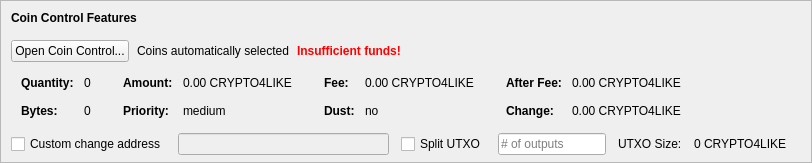
    <widget class="QFrame" name="frameCoinControl">
     <property name="sizePolicy">
      <sizepolicy hsizetype="Expanding" vsizetype="Expanding">
       <horstretch>0</horstretch>
       <verstretch>0</verstretch>
      </sizepolicy>
     </property>
     <property name="maximumSize">
      <size>
       <width>16777215</width>
       <height>16777215</height>
      </size>
     </property>
     <property name="frameShape">
      <enum>QFrame::StyledPanel</enum>
     </property>
     <property name="frameShadow">
      <enum>QFrame::Sunken</enum>
     </property>
     <layout class="QVBoxLayout" name="verticalLayoutCoinControl2">
      <property name="spacing">
       <number>0</number>
      </property>
      <property name="leftMargin">
       <number>0</number>
      </property>
      <property name="topMargin">
       <number>0</number>
      </property>
      <property name="rightMargin">
       <number>0</number>
      </property>
      <property name="bottomMargin">
       <number>6</number>
      </property>
      <item>
       <layout class="QVBoxLayout" name="verticalLayoutCoinControl" stretch="0,0,0,0,1">
        <property name="spacing">
         <number>0</number>
        </property>
        <property name="leftMargin">
         <number>10</number>
        </property>
        <property name="topMargin">
         <number>10</number>
        </property>
        <item>
         <layout class="QHBoxLayout" name="horizontalLayoutCoinControl1">
          <property name="bottomMargin">
           <number>15</number>
          </property>
          <item>
           <widget class="QLabel" name="labelCoinControlFeatures">
            <property name="sizePolicy">
             <sizepolicy hsizetype="Preferred" vsizetype="Maximum">
              <horstretch>0</horstretch>
              <verstretch>0</verstretch>
             </sizepolicy>
            </property>
            <property name="font">
             <font>
              <weight>75</weight>
              <bold>true</bold>
             </font>
            </property>
            <property name="styleSheet">
             <string notr="true">font-weight:bold;</string>
            </property>
            <property name="text">
             <string>Coin Control Features</string>
            </property>
           </widget>
          </item>
         </layout>
        </item>
        <item>
         <layout class="QHBoxLayout" name="horizontalLayoutCoinControl2" stretch="0,0,0,0">
          <property name="spacing">
           <number>8</number>
          </property>
          <property name="bottomMargin">
           <number>10</number>
          </property>
          <item>
           <widget class="QPushButton" name="pushButtonCoinControl">
            <property name="styleSheet">
             <string notr="true"/>
            </property>
            <property name="text">
             <string>Open Coin Control...</string>
            </property>
            <property name="autoDefault">
             <bool>false</bool>
            </property>
           </widget>
          </item>
          <item>
           <widget class="QLabel" name="labelCoinControlAutomaticallySelected">
            <property name="text">
             <string>Coins automatically selected</string>
            </property>
            <property name="margin">
             <number>5</number>
            </property>
           </widget>
          </item>
          <item>
           <widget class="QLabel" name="labelCoinControlInsuffFunds">
            <property name="font">
             <font>
              <weight>75</weight>
              <bold>true</bold>
             </font>
            </property>
            <property name="styleSheet">
             <string notr="true">color:red;font-weight:bold;</string>
            </property>
            <property name="text">
             <string>Insufficient funds!</string>
            </property>
            <property name="margin">
             <number>5</number>
            </property>
           </widget>
          </item>
          <item>
           <spacer name="horizontalSpacerCoinControl">
            <property name="orientation">
             <enum>Qt::Horizontal</enum>
            </property>
            <property name="sizeHint" stdset="0">
             <size>
              <width>40</width>
              <height>1</height>
             </size>
            </property>
           </spacer>
          </item>
         </layout>
        </item>
        <item>
         <widget class="QWidget" name="widgetCoinControl" native="true">
          <property name="sizePolicy">
           <sizepolicy hsizetype="Preferred" vsizetype="Preferred">
            <horstretch>0</horstretch>
            <verstretch>0</verstretch>
           </sizepolicy>
          </property>
          <property name="minimumSize">
           <size>
            <width>0</width>
            <height>0</height>
           </size>
          </property>
          <property name="styleSheet">
           <string notr="true"/>
          </property>
          <layout class="QHBoxLayout" name="horizontalLayoutCoinControl5">
           <property name="leftMargin">
            <number>0</number>
           </property>
           <property name="topMargin">
            <number>0</number>
           </property>
           <property name="rightMargin">
            <number>0</number>
           </property>
           <property name="bottomMargin">
            <number>0</number>
           </property>
           <item>
            <layout class="QHBoxLayout" name="horizontalLayoutCoinControl3" stretch="0,0,0,1">
             <property name="spacing">
              <number>20</number>
             </property>
             <property name="topMargin">
              <number>0</number>
             </property>
             <property name="bottomMargin">
              <number>10</number>
             </property>
             <item>
              <layout class="QFormLayout" name="formLayoutCoinControl1">
               <property name="horizontalSpacing">
                <number>10</number>
               </property>
               <property name="verticalSpacing">
                <number>14</number>
               </property>
               <property name="leftMargin">
                <number>10</number>
               </property>
               <property name="topMargin">
                <number>4</number>
               </property>
               <property name="rightMargin">
                <number>6</number>
               </property>
               <item row="0" column="0">
                <widget class="QLabel" name="labelCoinControlQuantityText">
                 <property name="font">
                  <font>
                   <weight>75</weight>
                   <bold>true</bold>
                  </font>
                 </property>
                 <property name="text">
                  <string>Quantity:</string>
                 </property>
                 <property name="margin">
                  <number>0</number>
                 </property>
                </widget>
               </item>
               <item row="0" column="1">
                <widget class="QLabel" name="labelCoinControlQuantity">
                 <property name="cursor">
                  <cursorShape>IBeamCursor</cursorShape>
                 </property>
                 <property name="contextMenuPolicy">
                  <enum>Qt::ActionsContextMenu</enum>
                 </property>
                 <property name="text">
                  <string notr="true">0</string>
                 </property>
                 <property name="margin">
                  <number>0</number>
                 </property>
                 <property name="textInteractionFlags">
                  <set>Qt::LinksAccessibleByMouse|Qt::TextSelectableByKeyboard|Qt::TextSelectableByMouse</set>
                 </property>
                </widget>
               </item>
               <item row="1" column="0">
                <widget class="QLabel" name="labelCoinControlBytesText">
                 <property name="font">
                  <font>
                   <weight>75</weight>
                   <bold>true</bold>
                  </font>
                 </property>
                 <property name="text">
                  <string>Bytes:</string>
                 </property>
                </widget>
               </item>
               <item row="1" column="1">
                <widget class="QLabel" name="labelCoinControlBytes">
                 <property name="cursor">
                  <cursorShape>IBeamCursor</cursorShape>
                 </property>
                 <property name="contextMenuPolicy">
                  <enum>Qt::ActionsContextMenu</enum>
                 </property>
                 <property name="text">
                  <string notr="true">0</string>
                 </property>
                 <property name="textInteractionFlags">
                  <set>Qt::LinksAccessibleByMouse|Qt::TextSelectableByKeyboard|Qt::TextSelectableByMouse</set>
                 </property>
                </widget>
               </item>
              </layout>
             </item>
             <item>
              <layout class="QFormLayout" name="formLayoutCoinControl2">
               <property name="horizontalSpacing">
                <number>10</number>
               </property>
               <property name="verticalSpacing">
                <number>14</number>
               </property>
               <property name="leftMargin">
                <number>6</number>
               </property>
               <property name="topMargin">
                <number>4</number>
               </property>
               <property name="rightMargin">
                <number>6</number>
               </property>
               <item row="0" column="0">
                <widget class="QLabel" name="labelCoinControlAmountText">
                 <property name="font">
                  <font>
                   <weight>75</weight>
                   <bold>true</bold>
                  </font>
                 </property>
                 <property name="text">
                  <string>Amount:</string>
                 </property>
                 <property name="margin">
                  <number>0</number>
                 </property>
                </widget>
               </item>
               <item row="0" column="1">
                <widget class="QLabel" name="labelCoinControlAmount">
                 <property name="cursor">
                  <cursorShape>IBeamCursor</cursorShape>
                 </property>
                 <property name="contextMenuPolicy">
                  <enum>Qt::ActionsContextMenu</enum>
                 </property>
                 <property name="text">
                  <string notr="true">0.00 CRYPTO4LIKE</string>
                 </property>
                 <property name="textInteractionFlags">
                  <set>Qt::LinksAccessibleByMouse|Qt::TextSelectableByKeyboard|Qt::TextSelectableByMouse</set>
                 </property>
                </widget>
               </item>
               <item row="1" column="0">
                <widget class="QLabel" name="labelCoinControlPriorityText">
                 <property name="font">
                  <font>
                   <weight>75</weight>
                   <bold>true</bold>
                  </font>
                 </property>
                 <property name="text">
                  <string>Priority:</string>
                 </property>
                </widget>
               </item>
               <item row="1" column="1">
                <widget class="QLabel" name="labelCoinControlPriority">
                 <property name="cursor">
                  <cursorShape>IBeamCursor</cursorShape>
                 </property>
                 <property name="contextMenuPolicy">
                  <enum>Qt::ActionsContextMenu</enum>
                 </property>
                 <property name="text">
                  <string>medium</string>
                 </property>
                 <property name="textInteractionFlags">
                  <set>Qt::LinksAccessibleByMouse|Qt::TextSelectableByKeyboard|Qt::TextSelectableByMouse</set>
                 </property>
                </widget>
               </item>
              </layout>
             </item>
             <item>
              <layout class="QFormLayout" name="formLayoutCoinControl3">
               <property name="horizontalSpacing">
                <number>10</number>
               </property>
               <property name="verticalSpacing">
                <number>14</number>
               </property>
               <property name="leftMargin">
                <number>6</number>
               </property>
               <property name="topMargin">
                <number>4</number>
               </property>
               <property name="rightMargin">
                <number>6</number>
               </property>
               <item row="0" column="0">
                <widget class="QLabel" name="labelCoinControlFeeText">
                 <property name="font">
                  <font>
                   <weight>75</weight>
                   <bold>true</bold>
                  </font>
                 </property>
                 <property name="text">
                  <string>Fee:</string>
                 </property>
                 <property name="margin">
                  <number>0</number>
                 </property>
                </widget>
               </item>
               <item row="0" column="1">
                <widget class="QLabel" name="labelCoinControlFee">
                 <property name="cursor">
                  <cursorShape>IBeamCursor</cursorShape>
                 </property>
                 <property name="contextMenuPolicy">
                  <enum>Qt::ActionsContextMenu</enum>
                 </property>
                 <property name="text">
                  <string notr="true">0.00 CRYPTO4LIKE</string>
                 </property>
                 <property name="textInteractionFlags">
                  <set>Qt::LinksAccessibleByMouse|Qt::TextSelectableByKeyboard|Qt::TextSelectableByMouse</set>
                 </property>
                </widget>
               </item>
               <item row="1" column="0">
                <widget class="QLabel" name="labelCoinControlLowOutputText">
                 <property name="font">
                  <font>
                   <weight>75</weight>
                   <bold>true</bold>
                  </font>
                 </property>
                 <property name="text">
                  <string>Dust:</string>
                 </property>
                </widget>
               </item>
               <item row="1" column="1">
                <widget class="QLabel" name="labelCoinControlLowOutput">
                 <property name="cursor">
                  <cursorShape>IBeamCursor</cursorShape>
                 </property>
                 <property name="contextMenuPolicy">
                  <enum>Qt::ActionsContextMenu</enum>
                 </property>
                 <property name="text">
                  <string>no</string>
                 </property>
                 <property name="textInteractionFlags">
                  <set>Qt::LinksAccessibleByMouse|Qt::TextSelectableByKeyboard|Qt::TextSelectableByMouse</set>
                 </property>
                </widget>
               </item>
              </layout>
             </item>
             <item>
              <layout class="QFormLayout" name="formLayoutCoinControl4">
               <property name="horizontalSpacing">
                <number>10</number>
               </property>
               <property name="verticalSpacing">
                <number>14</number>
               </property>
               <property name="leftMargin">
                <number>6</number>
               </property>
               <property name="topMargin">
                <number>4</number>
               </property>
               <property name="rightMargin">
                <number>6</number>
               </property>
               <item row="0" column="0">
                <widget class="QLabel" name="labelCoinControlAfterFeeText">
                 <property name="font">
                  <font>
                   <weight>75</weight>
                   <bold>true</bold>
                  </font>
                 </property>
                 <property name="text">
                  <string>After Fee:</string>
                 </property>
                 <property name="margin">
                  <number>0</number>
                 </property>
                </widget>
               </item>
               <item row="0" column="1">
                <widget class="QLabel" name="labelCoinControlAfterFee">
                 <property name="cursor">
                  <cursorShape>IBeamCursor</cursorShape>
                 </property>
                 <property name="contextMenuPolicy">
                  <enum>Qt::ActionsContextMenu</enum>
                 </property>
                 <property name="text">
                  <string notr="true">0.00 CRYPTO4LIKE</string>
                 </property>
                 <property name="textInteractionFlags">
                  <set>Qt::LinksAccessibleByMouse|Qt::TextSelectableByKeyboard|Qt::TextSelectableByMouse</set>
                 </property>
                </widget>
               </item>
               <item row="1" column="0">
                <widget class="QLabel" name="labelCoinControlChangeText">
                 <property name="font">
                  <font>
                   <weight>75</weight>
                   <bold>true</bold>
                  </font>
                 </property>
                 <property name="text">
                  <string>Change:</string>
                 </property>
                </widget>
               </item>
               <item row="1" column="1">
                <widget class="QLabel" name="labelCoinControlChange">
                 <property name="cursor">
                  <cursorShape>IBeamCursor</cursorShape>
                 </property>
                 <property name="contextMenuPolicy">
                  <enum>Qt::ActionsContextMenu</enum>
                 </property>
                 <property name="text">
                  <string notr="true">0.00 CRYPTO4LIKE</string>
                 </property>
                 <property name="textInteractionFlags">
                  <set>Qt::LinksAccessibleByMouse|Qt::TextSelectableByKeyboard|Qt::TextSelectableByMouse</set>
                 </property>
                </widget>
               </item>
              </layout>
             </item>
            </layout>
           </item>
          </layout>
         </widget>
        </item>
        <item>
         <layout class="QHBoxLayout" name="horizontalLayoutCoinControl4" stretch="0,0,0,0,0,0,0">
          <property name="spacing">
           <number>12</number>
          </property>
          <property name="sizeConstraint">
           <enum>QLayout::SetDefaultConstraint</enum>
          </property>
          <property name="topMargin">
           <number>5</number>
          </property>
          <property name="rightMargin">
           <number>5</number>
          </property>
          <item>
           <widget class="QCheckBox" name="checkBoxCoinControlChange">
            <property name="toolTip">
             <string>If this is activated, but the change address is empty or invalid, change will be sent to a newly generated address.</string>
            </property>
            <property name="text">
             <string>Custom change address</string>
            </property>
           </widget>
          </item>
          <item>
           <widget class="QValidatedLineEdit" name="lineEditCoinControlChange">
            <property name="enabled">
             <bool>false</bool>
            </property>
            <property name="sizePolicy">
             <sizepolicy hsizetype="Expanding" vsizetype="Fixed">
              <horstretch>0</horstretch>
              <verstretch>0</verstretch>
             </sizepolicy>
            </property>
           </widget>
          </item>
          <item>
           <widget class="QCheckBox" name="splitBlockCheckBox">
            <property name="text">
             <string>Split UTXO</string>
            </property>
           </widget>
          </item>
          <item>
           <widget class="QLineEdit" name="splitBlockLineEdit">
            <property name="sizePolicy">
             <sizepolicy hsizetype="Fixed" vsizetype="Fixed">
              <horstretch>50</horstretch>
              <verstretch>0</verstretch>
             </sizepolicy>
            </property>
            <property name="placeholderText">
             <string># of outputs</string>
            </property>
           </widget>
          </item>
          <item>
           <widget class="QLabel" name="labelBlockSizeText">
            <property name="text">
             <string>UTXO Size:</string>
            </property>
           </widget>
          </item>
          <item>
           <widget class="QLabel" name="labelBlockSize">
            <property name="text">
             <string>0 CRYPTO4LIKE</string>
            </property>
           </widget>
          </item>
          <item>
           <widget class="QLabel" name="labelCoinControlChangeLabel">
            <property name="sizePolicy">
             <sizepolicy hsizetype="Preferred" vsizetype="Expanding">
              <horstretch>0</horstretch>
              <verstretch>0</verstretch>
             </sizepolicy>
            </property>
            <property name="minimumSize">
             <size>
              <width>0</width>
              <height>0</height>
             </size>
            </property>
            <property name="text">
             <string/>
            </property>
            <property name="margin">
             <number>3</number>
            </property>
           </widget>
          </item>
         </layout>
        </item>
        <item>
         <spacer name="verticalSpacerCoinControl">
          <property name="orientation">
           <enum>Qt::Vertical</enum>
          </property>
          <property name="sizeHint" stdset="0">
           <size>
            <width>800</width>
            <height>1</height>
           </size>
          </property>
         </spacer>
        </item>
       </layout>
      </item>
     </layout>
    </widget>
